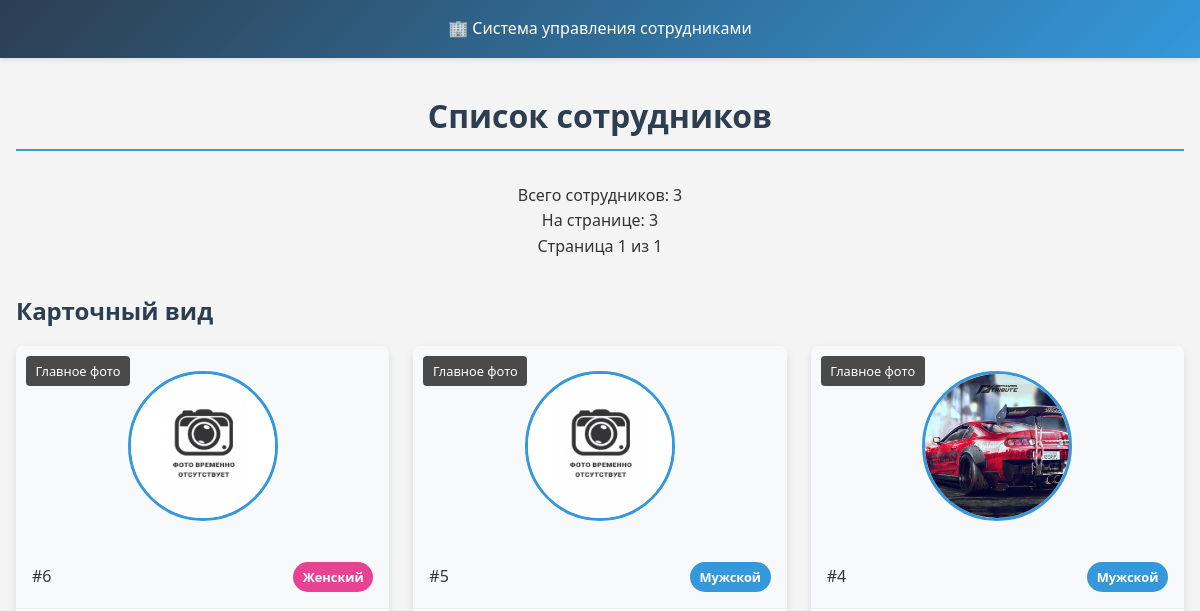
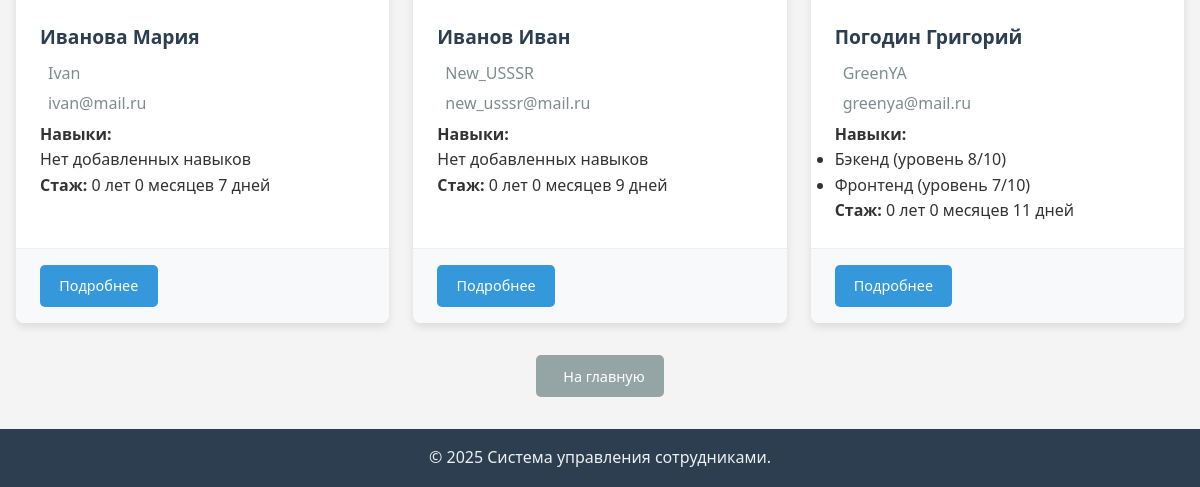
The app's page /employees/, older data (2 pictures, top to bottom).
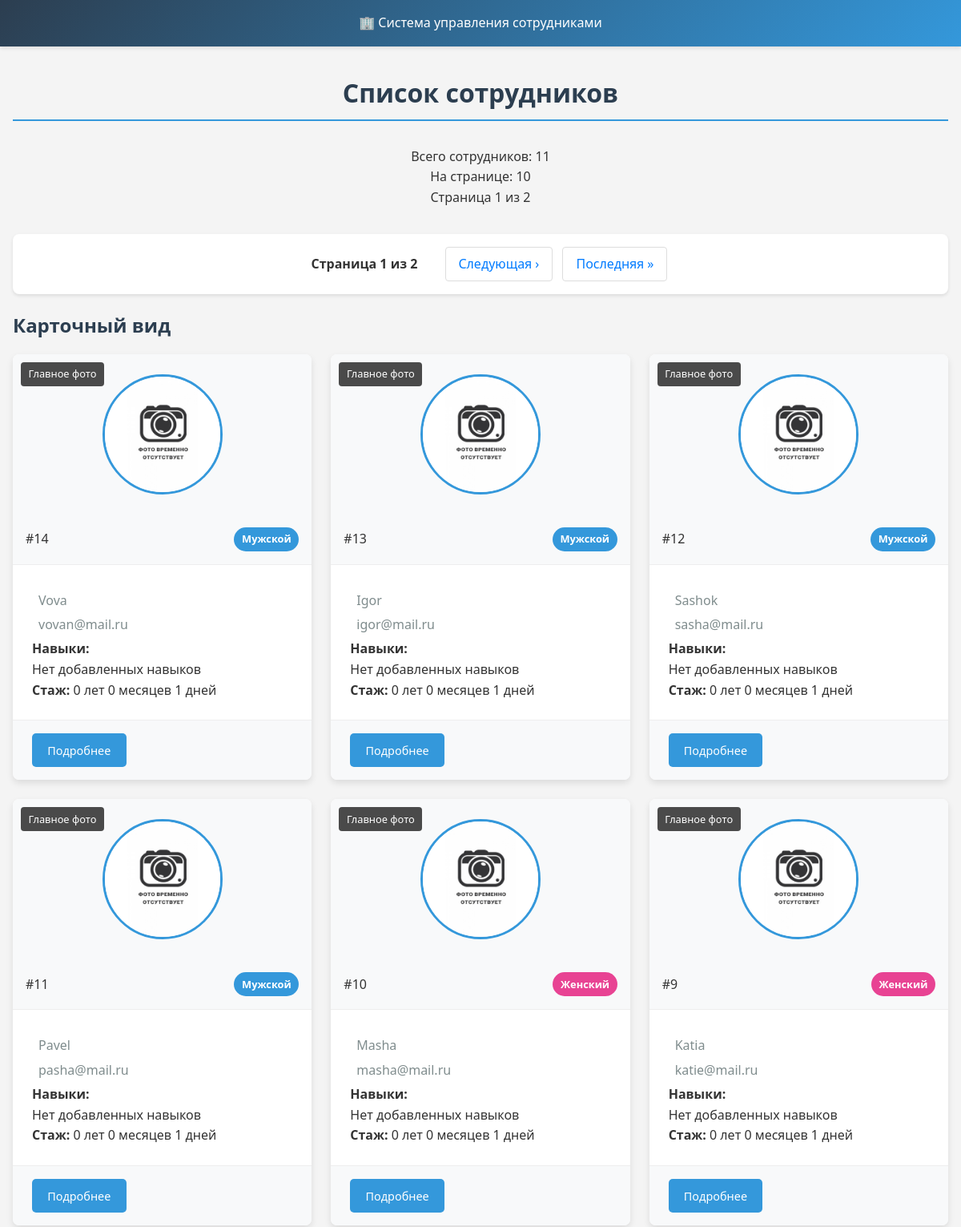
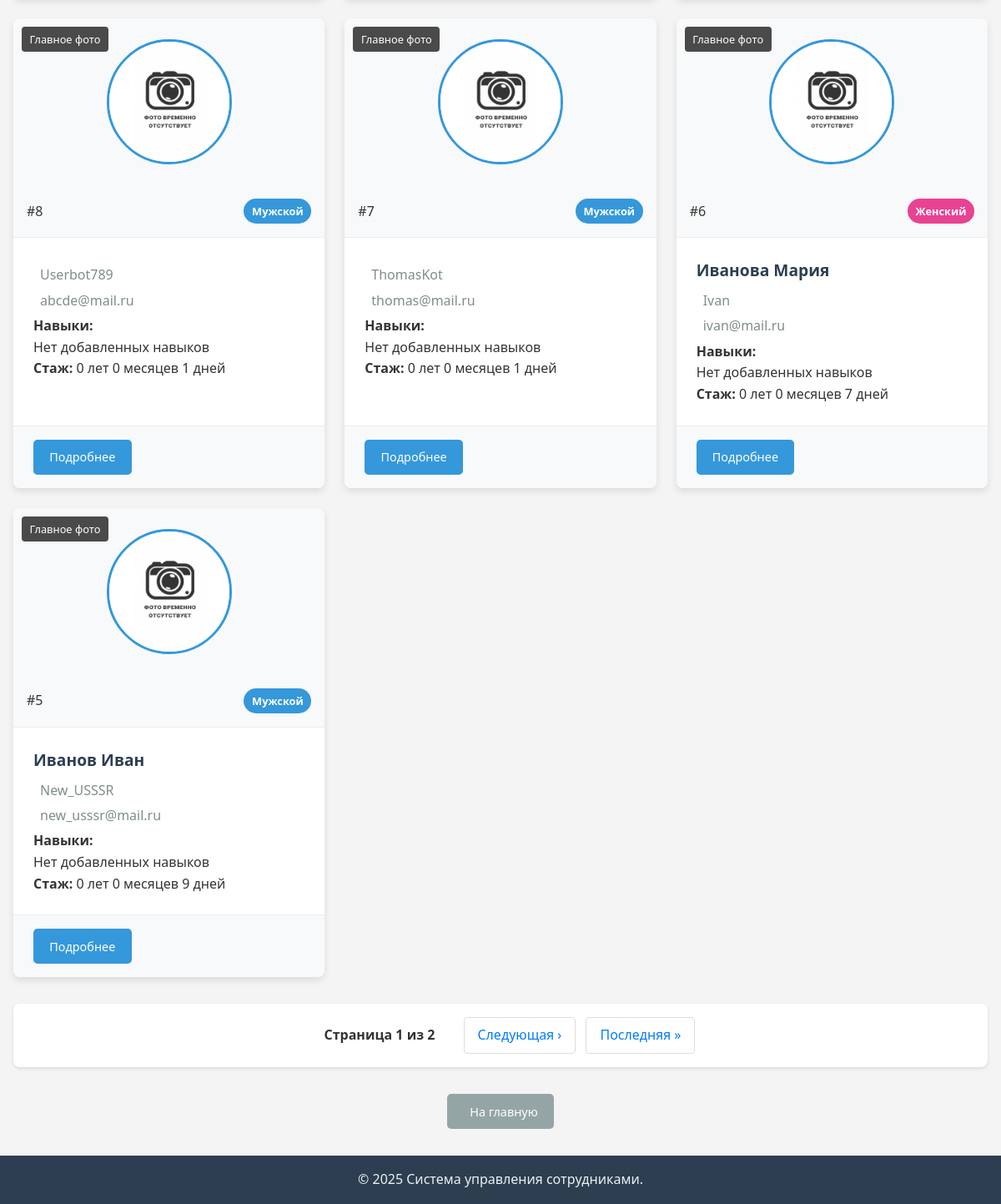
The same page, newer data (2 pictures, top to bottom).
### employees/models.py (models this page shows, shortened)
class Employee(AbstractUser):
    GENDER_CHOICES = [
        ("M", "Мужской"),
        ("F", "Женский"),
    ]
    email = models.EmailField(
        unique=True,
        verbose_name="Email",
        blank=False,
    )
    username = models.CharField(
        max_length=150,
        unique=True,
        verbose_name="Логин",
    )
    middle_name = models.CharField(max_length=100, blank=True, verbose_name="Отчество")
    gender = models.CharField(max_length=1, choices=GENDER_CHOICES, verbose_name="Пол")
    description = models.TextField(blank=True, verbose_name="Описание")
    """
    groups = models.ManyToManyField(
        Group,
        verbose_name="Группы",
        blank=True,
        related_name="employee_groups",  # чтобы избежать конфликтов
        related_query_name="employees",
    )
    """
    class Meta:
        ordering = ('-date_joined',)
        verbose_name = "Сотрудник"
        verbose_name_plural = "Сотрудники"
    @property
    def experience_full(self):
        delta = relativedelta(now().date(), self.date_joined.date())
        if self.is_active:
            return f"{delta.years} лет {delta.months} месяцев {delta.days} дней"
        return "уволен"

class EmployeeImage(models.Model):
    employee = models.ForeignKey(
        Employee,
        on_delete=models.CASCADE,
        related_name="images",
        verbose_name="Сотрудник",
    )
    image = models.ImageField(
        upload_to="covers/", blank=True, verbose_name="Изображение"
    )
    order = models.PositiveIntegerField(
        default=None,
        null=True,
        blank=True,
        validators=[MinValueValidator(0)],
        verbose_name="Порядковый номер",
        help_text="Чем меньше число, тем выше в галерее",
    )
    is_main = models.BooleanField(
        default=False,
        verbose_name="Главное фото",
        help_text="Использовать как главное фото сотрудника сотрудника"
    )
    created_at = models.DateTimeField(auto_now_add=True)
    class Meta:
        unique_together = ("employee", "order")
        ordering = ("order", "created_at")
        verbose_name = "файл сотрудника"
        verbose_name_plural = "файлы сотрудников"

class EmployeeSkill(models.Model):
    SKILL_CHOICES = [
        ("frontend", "Фронтенд"),
        ("backend", "Бэкенд"),
        ("testing", "Тестирование"),
        ("management", "Управление проектами"),
        ("design", "Дизайн"),
        ("devops", "DevOps"),
    ]
    employee = models.ForeignKey(
        Employee,
        on_delete=models.CASCADE,
        related_name="skills",
        verbose_name="Сотрудник",
    )
    skill = models.CharField(
        max_length=100, choices=SKILL_CHOICES, verbose_name="Навык"
    )
    level = models.IntegerField(
        validators=[MinValueValidator(1), MaxValueValidator(10)],
        verbose_name="Уровень навыка",
    )
    class Meta:
        unique_together = ("employee", "skill")
        verbose_name = "Навык сотрудника"
        verbose_name_plural = "Навыки сотрудников"

### employees/views.py (the view)
# urls.py: path("", EmployeeListViews.as_view(), name="list"),
class EmployeeListViews(ListView):
    model = Employee
    template_name = "employees/employee_list.html"
    context_object_name = "employees"
    paginate_by = 10
    def get_queryset(self):
        return Employee.objects.all().prefetch_related('images', 'skills')
    def get_context_data(self, **kwargs):
        context = super().get_context_data(**kwargs)
        total_count = Employee.objects.count()
        page_employees = context['page_obj'].object_list
        employees_data = []
        for employee in page_employees:
            main_photo = employee.images.filter(is_main=True).first()
            employees_data.append({
                'emp': employee,  # объект сотрудника
                'main_photo': main_photo  # основное фото или None
            })
        context.update({
            'employees_data': employees_data,
            'total_count': total_count,  # Добавляем общее количество
            'current_page_count': len(page_employees)  # Количество на текущей странице
        })
        return context

### templates/employees/employee_list.html (shortened to what this page needs)
{% extends 'base.html' %}
{% load static %}
{% block extra_css %}
    <link rel="stylesheet" href="{% static 'css/employee/employee_list.css' %}">
{% endblock %}
{% block content %}
<div class="employee-list-container">
    <div class="page-header">
        <h1>Список сотрудников</h1>
        <p>Всего сотрудников: {{ total_count }}</p>
        <p>На странице: {{ current_page_count }}</p>
        <p>Страница {{ page_obj.number }} из {{ paginator.num_pages }}</p>
    </div>
    {% if is_paginated %}
    <div class="pagination-top">
        {% include 'employees/pagination.html' %}
    </div>
    {% endif %}
    <div class="cards-section">
        <h2>Карточный вид</h2>
        <div class="employees-grid">
            {% for data in employees_data %}
                {% include 'employees/card_employee.html' %}
            {% empty %}
            <div class="no-employees-card">
                <i class="fas fa-users-slash"></i>
                <p>Список сотрудников пуст</p>
            </div>
            {% endfor %}
        </div>
    </div>
    {% if is_paginated %}
    <div class="pagination-bottom">
        {% include 'employees/pagination.html' %}
    </div>
    {% endif %}
    <div class="navigation-buttons">
        <a href="/" class="btn btn-secondary back-btn">
             На главную
        </a>
    </div>
</div>
{% endblock %}

### templates/employees/card_employee.html (shortened to what this page needs)
{% load static %}
<div class="employee-card">
    <div class="gallery-container">
        {% if data.main_photo %}
        <div class="gallery-item">
            <p class="image-order">Главное фото</p>
            <img src="{{ data.main_photo.image.url }}"
                 alt="Главное фото {{ data.emp.username }}"
                 class="avatar" />
        </div>
        {% else %}
        <div class="gallery-item">
            <p class="image-order">Главное фото</p>
            <img src="{% static 'img/noimage.jpg' %}"
                 alt="Фото отсутствует"
                 class="avatar" />
        </div>
        {% endif %}
    </div>
    <div class="card-header">
        <span class="employee-id">#{{ data.emp.id }}</span>
        <span class="gender-badge {% if data.emp.gender == 'M' %}male{% else %}female{% endif %}">
            {{ data.emp.get_gender_display }}
        </span>
    </div>
    <div class="card-body">
        <h3 class="employee-name">
            {{ data.emp.last_name }} {{ data.emp.first_name }}
        </h3>
        <p class="employee-username">
             {{ data.emp.username }}
        </p>
        {% if data.emp.email %}
        <p class="employee-email">
             {{ data.emp.email }}
        </p>
        {% endif %}
        <div class="employee-skills">
            <p class="skills-title"><strong>Навыки:</strong></p>
            {% if data.emp.skills.all %}
            <ul class="skills-list">
                {% for skill in data.emp.skills.all %}
                <li class="skill-item">
                    <span class="skill-name">{{ skill.get_skill_display }}</span>
                    <span class="skill-level">(уровень {{ skill.level }}/10)</span>
                </li>
                {% endfor %}
            </ul>
            {% else %}
                <p class="no-skills">Нет добавленных навыков</p>
            {% endif %}
        </div>
        <div class="employee-experience">
            <p><strong>Стаж:</strong> {{ data.emp.experience_full }} </p>
        </div>
    </div>
    <div class="card-footer">
        <a href="{% url 'employees:detail' data.emp.id %}" class="btn btn-primary btn-card-details">
             Подробнее
        </a>
    </div>
</div>

Row changes from the older to the newer data that the page shows:
no longer on this page (row unchanged): Employee: main_photo.image (picture), emp.id "4", emp.gender "Мужской", emp.last_name "Погодин", emp.first_name "Григорий", emp.username "GreenYA", emp.email "greenya@mail.ru", emp.experience_full "0 лет 0 месяцев 11 дней"
no longer on this page (row unchanged): EmployeeSkill: skill "Бэкенд", level "8"
no longer on this page (row unchanged): EmployeeSkill: skill "Фронтенд", level "7"
added Employee: emp.id "14", emp.gender "Мужской", emp.username "Vova", emp.email "vovan@mail.ru", shows "Нет добавленных навыков", emp.experience_full "0 лет 0 месяцев 1 дней"
added Employee: emp.id "13", emp.gender "Мужской", emp.username "Igor", emp.email "igor@mail.ru", shows "Нет добавленных навыков", emp.experience_full "0 лет 0 месяцев 1 дней"
added Employee: emp.id "12", emp.gender "Мужской", emp.username "Sashok", emp.email "sasha@mail.ru", shows "Нет добавленных навыков", emp.experience_full "0 лет 0 месяцев 1 дней"
added Employee: emp.id "11", emp.gender "Мужской", emp.username "Pavel", emp.email "pasha@mail.ru", shows "Нет добавленных навыков", emp.experience_full "0 лет 0 месяцев 1 дней"
added Employee: emp.id "10", emp.gender "Женский", emp.username "Masha", emp.email "masha@mail.ru", shows "Нет добавленных навыков", emp.experience_full "0 лет 0 месяцев 1 дней"
added Employee: emp.id "9", emp.gender "Женский", emp.username "Katia", emp.email "katie@mail.ru", shows "Нет добавленных навыков", emp.experience_full "0 лет 0 месяцев 1 дней"
added Employee: emp.id "8", emp.gender "Мужской", emp.username "Userbot789", emp.email "abcde@mail.ru", shows "Нет добавленных навыков", emp.experience_full "0 лет 0 месяцев 1 дней"
added Employee: emp.id "7", emp.gender "Мужской", emp.username "ThomasKot", emp.email "thomas@mail.ru", shows "Нет добавленных навыков", emp.experience_full "0 лет 0 месяцев 1 дней"
Text that changed along with them:
{{ total_count }}: "3" → "11"
{{ current_page_count }}: "3" → "10"
{{ paginator.num_pages }}: "1" → "2"
{{ page_obj.number }}: (not shown) → "1 1"
{{ page_obj.paginator.num_pages }}: (not shown) → "2 2"
text now shown: "Страница Страница из из Следующая › Следующая › Последняя » Последняя »"
